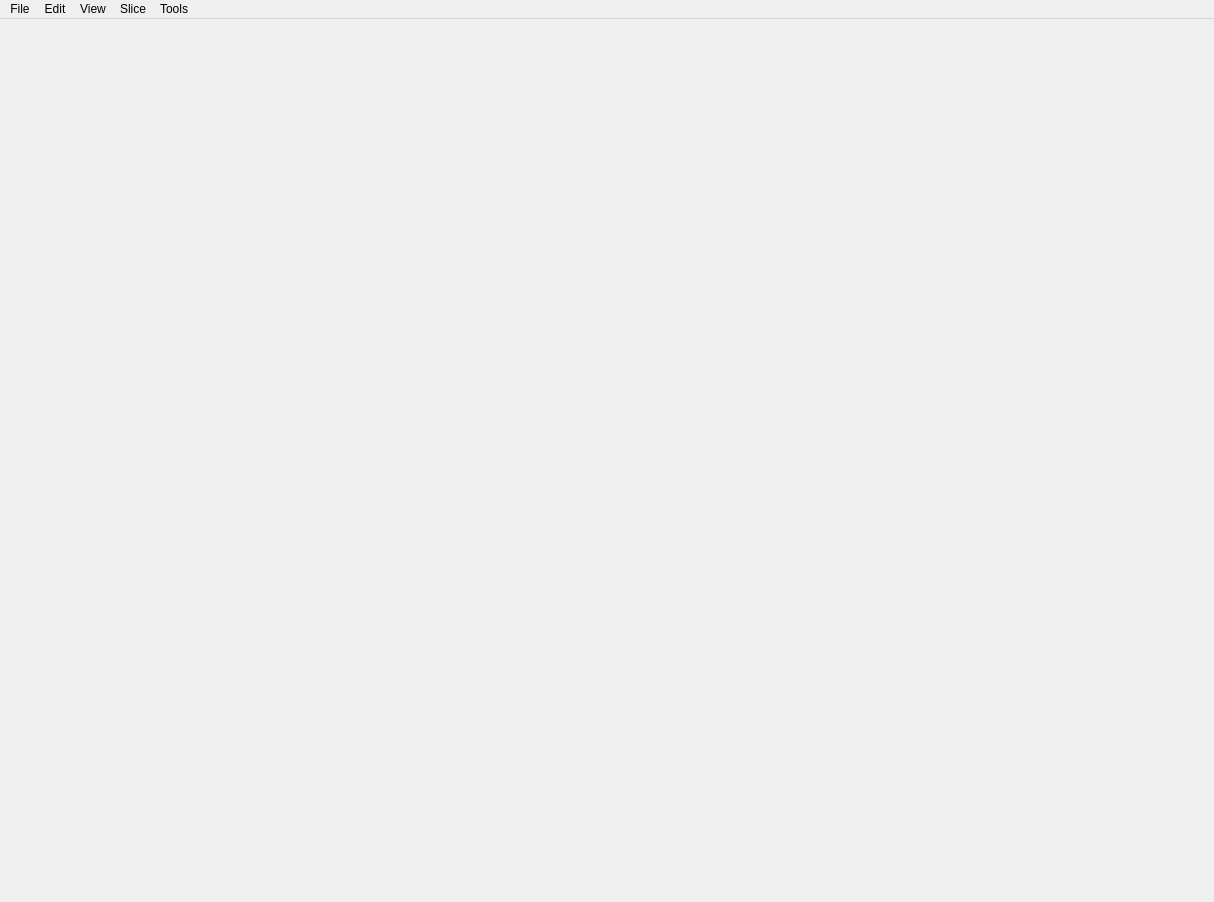
<?xml version="1.0" encoding="UTF-8"?>
<ui version="4.0">
 <class>MainWindow</class>
 <widget class="QMainWindow" name="MainWindow">
  <property name="geometry">
   <rect>
    <x>0</x>
    <y>0</y>
    <width>1214</width>
    <height>902</height>
   </rect>
  </property>
  <property name="minimumSize">
   <size>
    <width>500</width>
    <height>500</height>
   </size>
  </property>
  <property name="windowTitle">
   <string>Nepho3d_Studio</string>
  </property>
  <property name="styleSheet">
   <string notr="true"/>
  </property>
  <widget class="QWidget" name="WINSUN">
   <layout class="QGridLayout" name="gridLayout">
    <item row="0" column="0">
     <layout class="QHBoxLayout" name="WorldViewContext"/>
    </item>
   </layout>
  </widget>
  <widget class="QMenuBar" name="menuBar">
   <property name="geometry">
    <rect>
     <x>0</x>
     <y>0</y>
     <width>1214</width>
     <height>23</height>
    </rect>
   </property>
   <property name="styleSheet">
    <string notr="true"/>
   </property>
   <widget class="QMenu" name="menuFile">
    <property name="toolTip">
     <string>文件</string>
    </property>
    <property name="title">
     <string>File</string>
    </property>
    <widget class="QMenu" name="menuPrinter">
     <property name="title">
      <string>Printer</string>
     </property>
     <addaction name="actionModel_1"/>
     <addaction name="actionModel_2"/>
    </widget>
    <addaction name="actionNew_Project"/>
    <addaction name="actionOpen_Project"/>
    <addaction name="actionSave"/>
    <addaction name="actionSave_As"/>
    <addaction name="separator"/>
    <addaction name="actionPrint"/>
    <addaction name="menuPrinter"/>
    <addaction name="separator"/>
    <addaction name="actionExportSlice"/>
    <addaction name="actionExport_stl"/>
   </widget>
   <widget class="QMenu" name="menuEdit">
    <property name="toolTip">
     <string>编辑</string>
    </property>
    <property name="title">
     <string>Edit</string>
    </property>
    <addaction name="actionAdd_Model"/>
    <addaction name="actionDelete"/>
    <addaction name="actionDuplicate"/>
    <addaction name="separator"/>
    <addaction name="actionRotate"/>
    <addaction name="actionMove"/>
    <addaction name="actionScale"/>
    <addaction name="actionDrop_To_Floor"/>
    <addaction name="separator"/>
    <addaction name="actionSupport"/>
   </widget>
   <widget class="QMenu" name="menuView">
    <property name="toolTip">
     <string>视图</string>
    </property>
    <property name="title">
     <string>View</string>
    </property>
    <addaction name="actionTop_View"/>
    <addaction name="actionBottom_View"/>
    <addaction name="actionLeft_View"/>
    <addaction name="actionRight_View"/>
    <addaction name="actionFront_View"/>
    <addaction name="actionBack_View"/>
   </widget>
   <widget class="QMenu" name="menuSlice">
    <property name="toolTip">
     <string>切片</string>
    </property>
    <property name="title">
     <string>Slice</string>
    </property>
    <addaction name="slice"/>
    <addaction name="showSlices"/>
   </widget>
   <widget class="QMenu" name="menuTools">
    <property name="title">
     <string>Tools</string>
    </property>
    <widget class="QMenu" name="menuLanguage">
     <property name="title">
      <string>Language</string>
     </property>
     <addaction name="separator"/>
     <addaction name="actionEnglish"/>
     <addaction name="actionChinese"/>
    </widget>
    <addaction name="actionTerminal"/>
    <addaction name="actionOption"/>
    <addaction name="separator"/>
    <addaction name="menuLanguage"/>
   </widget>
   <addaction name="menuFile"/>
   <addaction name="menuEdit"/>
   <addaction name="menuView"/>
   <addaction name="menuSlice"/>
   <addaction name="menuTools"/>
  </widget>
  <action name="actionNew_Project">
   <property name="icon">
    <iconset resource="edit/edit.qrc">
     <normaloff>:/B9Edit/icons/new.png</normaloff>:/B9Edit/icons/new.png</iconset>
   </property>
   <property name="text">
    <string>New</string>
   </property>
   <property name="toolTip">
    <string>新建</string>
   </property>
   <property name="shortcut">
    <string>Ctrl+N</string>
   </property>
  </action>
  <action name="actionOpen_Project">
   <property name="enabled">
    <bool>true</bool>
   </property>
   <property name="icon">
    <iconset resource="edit/edit.qrc">
     <normaloff>:/B9Edit/icons/open.png</normaloff>:/B9Edit/icons/open.png</iconset>
   </property>
   <property name="text">
    <string>Open(.nstl)</string>
   </property>
   <property name="toolTip">
    <string>打开</string>
   </property>
   <property name="shortcut">
    <string>Ctrl+O</string>
   </property>
  </action>
  <action name="actionSave">
   <property name="enabled">
    <bool>true</bool>
   </property>
   <property name="icon">
    <iconset resource="edit/edit.qrc">
     <normaloff>:/B9Edit/icons/save.png</normaloff>:/B9Edit/icons/save.png</iconset>
   </property>
   <property name="text">
    <string>Save(.nstl)</string>
   </property>
   <property name="toolTip">
    <string>保存</string>
   </property>
   <property name="shortcut">
    <string>Ctrl+S</string>
   </property>
  </action>
  <action name="actionAdd_Model">
   <property name="icon">
    <iconset resource="edit/edit.qrc">
     <normaloff>:/B9Edit/icons/add.png</normaloff>:/B9Edit/icons/add.png</iconset>
   </property>
   <property name="text">
    <string>Add Model(.stl)</string>
   </property>
   <property name="toolTip">
    <string>添加模型</string>
   </property>
  </action>
  <action name="actionDelete">
   <property name="icon">
    <iconset resource="edit/edit.qrc">
     <normaloff>:/B9Edit/icons/delete.png</normaloff>:/B9Edit/icons/delete.png</iconset>
   </property>
   <property name="text">
    <string>Delete Model</string>
   </property>
   <property name="toolTip">
    <string>删除模型</string>
   </property>
   <property name="shortcut">
    <string>Del</string>
   </property>
  </action>
  <action name="actionDuplicate">
   <property name="icon">
    <iconset resource="edit/edit.qrc">
     <normaloff>:/B9Edit/icons/copy.png</normaloff>:/B9Edit/icons/copy.png</iconset>
   </property>
   <property name="text">
    <string>Duplicate Model</string>
   </property>
   <property name="toolTip">
    <string>复制模型</string>
   </property>
   <property name="shortcut">
    <string>Ctrl+V</string>
   </property>
  </action>
  <action name="actionCenter_View">
   <property name="text">
    <string>Center</string>
   </property>
   <property name="toolTip">
    <string>中央</string>
   </property>
  </action>
  <action name="actionTop_View">
   <property name="icon">
    <iconset resource="edit/edit.qrc">
     <normaloff>:/B9Edit/icons/top.png</normaloff>:/B9Edit/icons/top.png</iconset>
   </property>
   <property name="text">
    <string>Top</string>
   </property>
   <property name="toolTip">
    <string>顶部</string>
   </property>
  </action>
  <action name="actionBottom_View">
   <property name="icon">
    <iconset resource="edit/edit.qrc">
     <normaloff>:/B9Edit/icons/bottom.png</normaloff>:/B9Edit/icons/bottom.png</iconset>
   </property>
   <property name="text">
    <string>Bottom</string>
   </property>
   <property name="toolTip">
    <string>底部</string>
   </property>
  </action>
  <action name="actionLeft_View">
   <property name="icon">
    <iconset resource="edit/edit.qrc">
     <normaloff>:/B9Edit/icons/left.png</normaloff>:/B9Edit/icons/left.png</iconset>
   </property>
   <property name="text">
    <string>Left</string>
   </property>
   <property name="toolTip">
    <string>左侧</string>
   </property>
  </action>
  <action name="actionRight_View">
   <property name="icon">
    <iconset resource="edit/edit.qrc">
     <normaloff>:/B9Edit/icons/right.png</normaloff>:/B9Edit/icons/right.png</iconset>
   </property>
   <property name="text">
    <string>Right</string>
   </property>
   <property name="toolTip">
    <string>右侧</string>
   </property>
  </action>
  <action name="actionFront_View">
   <property name="icon">
    <iconset resource="edit/edit.qrc">
     <normaloff>:/B9Edit/icons/front.png</normaloff>:/B9Edit/icons/front.png</iconset>
   </property>
   <property name="text">
    <string>Front</string>
   </property>
   <property name="toolTip">
    <string>前面</string>
   </property>
  </action>
  <action name="actionBack_View">
   <property name="icon">
    <iconset resource="edit/edit.qrc">
     <normaloff>:/B9Edit/icons/back.png</normaloff>:/B9Edit/icons/back.png</iconset>
   </property>
   <property name="text">
    <string>Back</string>
   </property>
   <property name="toolTip">
    <string>后面</string>
   </property>
  </action>
  <action name="actionRotate">
   <property name="checkable">
    <bool>true</bool>
   </property>
   <property name="icon">
    <iconset resource="edit/edit.qrc">
     <normaloff>:/B9Edit/icons/rotate.png</normaloff>:/B9Edit/icons/rotate.png</iconset>
   </property>
   <property name="text">
    <string>Ratate</string>
   </property>
   <property name="toolTip">
    <string>旋转</string>
   </property>
  </action>
  <action name="actionMove">
   <property name="checkable">
    <bool>true</bool>
   </property>
   <property name="icon">
    <iconset resource="edit/edit.qrc">
     <normaloff>:/B9Edit/icons/move.png</normaloff>:/B9Edit/icons/move.png</iconset>
   </property>
   <property name="text">
    <string>Move</string>
   </property>
   <property name="toolTip">
    <string>平移</string>
   </property>
  </action>
  <action name="actionScale">
   <property name="checkable">
    <bool>true</bool>
   </property>
   <property name="icon">
    <iconset resource="edit/edit.qrc">
     <normaloff>:/B9Edit/icons/scale.png</normaloff>:/B9Edit/icons/scale.png</iconset>
   </property>
   <property name="text">
    <string>Scale</string>
   </property>
   <property name="toolTip">
    <string>缩放</string>
   </property>
  </action>
  <action name="Support_Add_Supports_action">
   <property name="checkable">
    <bool>true</bool>
   </property>
   <property name="enabled">
    <bool>false</bool>
   </property>
   <property name="icon">
    <iconset resource="edit/edit.qrc">
     <normaloff>:/B9Edit/icons/add.png</normaloff>:/B9Edit/icons/add.png</iconset>
   </property>
   <property name="text">
    <string>添加支撑</string>
   </property>
  </action>
  <action name="Support_Delete_Supports_action">
   <property name="checkable">
    <bool>true</bool>
   </property>
   <property name="enabled">
    <bool>true</bool>
   </property>
   <property name="icon">
    <iconset resource="edit/edit.qrc">
     <normaloff>:/B9Edit/icons/delete.png</normaloff>:/B9Edit/icons/delete.png</iconset>
   </property>
   <property name="text">
    <string>删除支撑</string>
   </property>
  </action>
  <action name="slice">
   <property name="enabled">
    <bool>true</bool>
   </property>
   <property name="icon">
    <iconset resource="edit/edit.qrc">
     <normaloff>:/B9Edit/icons/preview.png</normaloff>:/B9Edit/icons/preview.png</iconset>
   </property>
   <property name="text">
    <string>Slice</string>
   </property>
   <property name="toolTip">
    <string>查看切片</string>
   </property>
  </action>
  <action name="materialCatalog">
   <property name="enabled">
    <bool>false</bool>
   </property>
   <property name="text">
    <string>材料设置</string>
   </property>
  </action>
  <action name="cyclePrintSetting">
   <property name="text">
    <string>循环打印设置</string>
   </property>
  </action>
  <action name="terminal">
   <property name="text">
    <string>终端操作</string>
   </property>
  </action>
  <action name="openProjector">
   <property name="enabled">
    <bool>false</bool>
   </property>
   <property name="text">
    <string>打开投影仪</string>
   </property>
  </action>
  <action name="buildSpace">
   <property name="enabled">
    <bool>false</bool>
   </property>
   <property name="text">
    <string>显示器设置</string>
   </property>
  </action>
  <action name="Foundation_action">
   <property name="checkable">
    <bool>true</bool>
   </property>
   <property name="checked">
    <bool>false</bool>
   </property>
   <property name="enabled">
    <bool>true</bool>
   </property>
   <property name="text">
    <string>地基</string>
   </property>
  </action>
  <action name="SupportSettings_action">
   <property name="enabled">
    <bool>true</bool>
   </property>
   <property name="text">
    <string>设置</string>
   </property>
  </action>
  <action name="Support_Reset_Light_button">
   <property name="text">
    <string>小号</string>
   </property>
  </action>
  <action name="Support_Reset_Medium_button">
   <property name="text">
    <string>中号</string>
   </property>
  </action>
  <action name="Support_Reset_Heavy_button">
   <property name="text">
    <string>大号</string>
   </property>
  </action>
  <action name="otherSupport">
   <property name="text">
    <string>其他型号</string>
   </property>
  </action>
  <action name="showSlices">
   <property name="icon">
    <iconset resource="edit/edit.qrc">
     <normaloff>:/B9Edit/icons/slice.png</normaloff>:/B9Edit/icons/slice.png</iconset>
   </property>
   <property name="text">
    <string>Show Slice</string>
   </property>
   <property name="toolTip">
    <string>切片</string>
   </property>
  </action>
  <action name="actionSave_As">
   <property name="text">
    <string>Save As(.nstl)</string>
   </property>
   <property name="toolTip">
    <string>另存为</string>
   </property>
  </action>
  <action name="actionExport">
   <property name="text">
    <string>导出</string>
   </property>
  </action>
  <action name="actionDrop_To_Floor">
   <property name="checkable">
    <bool>false</bool>
   </property>
   <property name="icon">
    <iconset resource="edit/edit.qrc">
     <normaloff>:/B9Edit/icons/drop.PNG</normaloff>:/B9Edit/icons/drop.PNG</iconset>
   </property>
   <property name="text">
    <string>Drop to Floor</string>
   </property>
   <property name="toolTip">
    <string>落底</string>
   </property>
  </action>
  <action name="RemoveAllSupports_action">
   <property name="text">
    <string>清空支撑</string>
   </property>
  </action>
  <action name="actionPrint">
   <property name="icon">
    <iconset resource="edit/edit.qrc">
     <normaloff>:/B9Edit/icons/print.png</normaloff>:/B9Edit/icons/print.png</iconset>
   </property>
   <property name="text">
    <string>Print</string>
   </property>
   <property name="toolTip">
    <string>打印</string>
   </property>
  </action>
  <action name="actionTerminal">
   <property name="text">
    <string>Terminal</string>
   </property>
  </action>
  <action name="actionModel_1">
   <property name="text">
    <string>M50</string>
   </property>
  </action>
  <action name="actionModel_2">
   <property name="text">
    <string>M100</string>
   </property>
   <property name="iconText">
    <string>M100（128x80）</string>
   </property>
  </action>
  <action name="actionSupport">
   <property name="icon">
    <iconset resource="edit/edit.qrc">
     <normaloff>:/B9Edit/icons/support.png</normaloff>:/B9Edit/icons/support.png</iconset>
   </property>
   <property name="text">
    <string>Support</string>
   </property>
   <property name="toolTip">
    <string>支撑</string>
   </property>
  </action>
  <action name="actionExportSlice">
   <property name="text">
    <string>Export(.n3d)</string>
   </property>
  </action>
  <action name="actionOption">
   <property name="icon">
    <iconset resource="edit/edit.qrc">
     <normaloff>:/B9Edit/icons/setting.png</normaloff>:/B9Edit/icons/setting.png</iconset>
   </property>
   <property name="text">
    <string>Printer Option</string>
   </property>
  </action>
  <action name="actionExport_stl">
   <property name="text">
    <string>Export(.stl)</string>
   </property>
  </action>
  <action name="actionShow_3D_Model">
   <property name="text">
    <string>Show 3D Model</string>
   </property>
  </action>
  <action name="actionEnglish">
   <property name="text">
    <string>English</string>
   </property>
  </action>
  <action name="actionChinese">
   <property name="text">
    <string>Chinese</string>
   </property>
  </action>
 </widget>
 <layoutdefault spacing="6" margin="11"/>
 <resources>
  <include location="edit/edit.qrc"/>
 </resources>
 <connections/>
 <slots>
  <slot>OnBasePlatePropertiesChanged()</slot>
  <slot>SetSupportMode(bool)</slot>
  <slot>SetToolModelMove()</slot>
  <slot>SetToolModelSpin()</slot>
  <slot>SetToolModelOrientate()</slot>
  <slot>SetToolModelScale()</slot>
  <slot>SetToolSupportAdd()</slot>
  <slot>SetToolSupportDelete()</slot>
  <slot>DropSelectionToFloor()</slot>
 </slots>
</ui>
